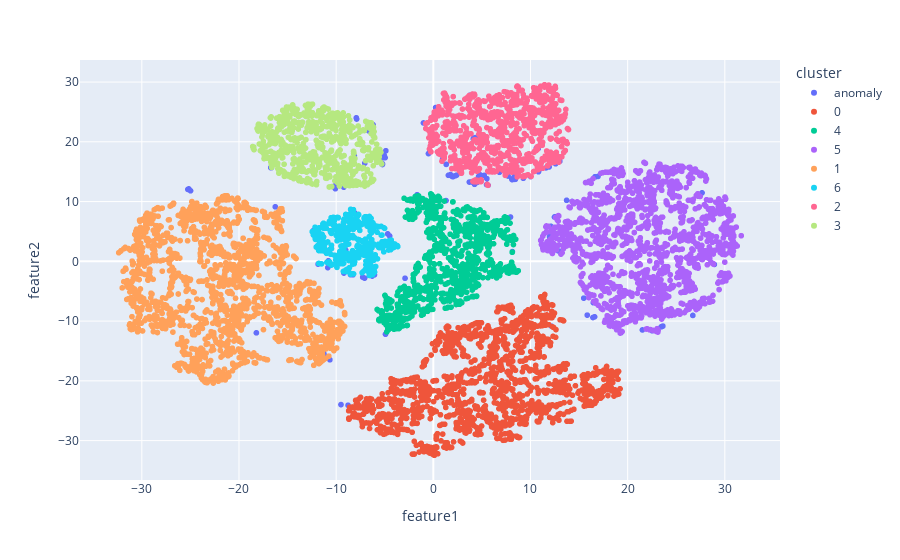

Notebook source saved alongside this figure:
### Code cell
tsne_projection = pd.DataFrame(tsne, columns=['feature1', 'feature2'], index=df_copy.index.tolist())
tsne_projection['cluster'] = db2.labels_
print(tsne_projection['cluster'].value_counts())
tsne_projection['cluster'].replace(-1, "anomaly", inplace=True)
px.scatter(tsne_projection, x='feature1', y='feature2', color="cluster")

### Figure 1 — Plotly figure (JSON) as saved in the notebook; plotly's stock layout.template omitted (floating-point values rounded to 4 significant figures; data arrays with more than 128 entries replaced by an {"elided": "..."} marker saying what was removed)
{"data": [{"hovertemplate": "cluster=anomaly<br>feature1=%{x}<br>feature2=%{y}<extra></extra>", "legendgroup": "anomaly", "marker": {"color": "#636efa", "symbol": "circle"}, "mode": "markers", "name": "anomaly", "showlegend": true, "type": "scattergl", "x": {"elided": "137 float values"}, "xaxis": "x", "y": {"elided": "137 float values"}, "yaxis": "y"}, {"hovertemplate": "cluster=0<br>feature1=%{x}<br>feature2=%{y}<extra></extra>", "legendgroup": "0", "marker": {"color": "#EF553B", "symbol": "circle"}, "mode": "markers", "name": "0", "showlegend": true, "type": "scattergl", "x": {"elided": "1694 float values"}, "xaxis": "x", "y": {"elided": "1694 float values"}, "yaxis": "y"}, {"hovertemplate": "cluster=4<br>feature1=%{x}<br>feature2=%{y}<extra></extra>", "legendgroup": "4", "marker": {"color": "#00cc96", "symbol": "circle"}, "mode": "markers", "name": "4", "showlegend": true, "type": "scattergl", "x": {"elided": "1000 float values"}, "xaxis": "x", "y": {"elided": "1000 float values"}, "yaxis": "y"}, {"hovertemplate": "cluster=5<br>feature1=%{x}<br>feature2=%{y}<extra></extra>", "legendgroup": "5", "marker": {"color": "#ab63fa", "symbol": "circle"}, "mode": "markers", "name": "5", "showlegend": true, "type": "scattergl", "x": {"elided": "1700 float values"}, "xaxis": "x", "y": {"elided": "1700 float values"}, "yaxis": "y"}, {"hovertemplate": "cluster=1<br>feature1=%{x}<br>feature2=%{y}<extra></extra>", "legendgroup": "1", "marker": {"color": "#FFA15A", "symbol": "circle"}, "mode": "markers", "name": "1", "showlegend": true, "type": "scattergl", "x": {"elided": "1968 float values"}, "xaxis": "x", "y": {"elided": "1968 float values"}, "yaxis": "y"}, {"hovertemplate": "cluster=6<br>feature1=%{x}<br>feature2=%{y}<extra></extra>", "legendgroup": "6", "marker": {"color": "#19d3f3", "symbol": "circle"}, "mode": "markers", "name": "6", "showlegend": true, "type": "scattergl", "x": {"elided": "436 float values"}, "xaxis": "x", "y": {"elided": "436 float values"}, "yaxis": "y"}, {"hovertemplate": "cluster=2<br>feature1=%{x}<br>feature2=%{y}<extra></extra>", "legendgroup": "2", "marker": {"color": "#FF6692", "symbol": "circle"}, "mode": "markers", "name": "2", "showlegend": true, "type": "scattergl", "x": {"elided": "952 float values"}, "xaxis": "x", "y": {"elided": "952 float values"}, "yaxis": "y"}, {"hovertemplate": "cluster=3<br>feature1=%{x}<br>feature2=%{y}<extra></extra>", "legendgroup": "3", "marker": {"color": "#B6E880", "symbol": "circle"}, "mode": "markers", "name": "3", "showlegend": true, "type": "scattergl", "x": {"elided": "749 float values"}, "xaxis": "x", "y": {"elided": "749 float values"}, "yaxis": "y"}], "layout": {"legend": {"title": {"text": "cluster"}, "tracegroupgap": 0}, "margin": {"t": 60}, "xaxis": {"anchor": "y", "domain": [0, 1], "title": {"text": "feature1"}}, "yaxis": {"anchor": "x", "domain": [0, 1], "title": {"text": "feature2"}}}}
